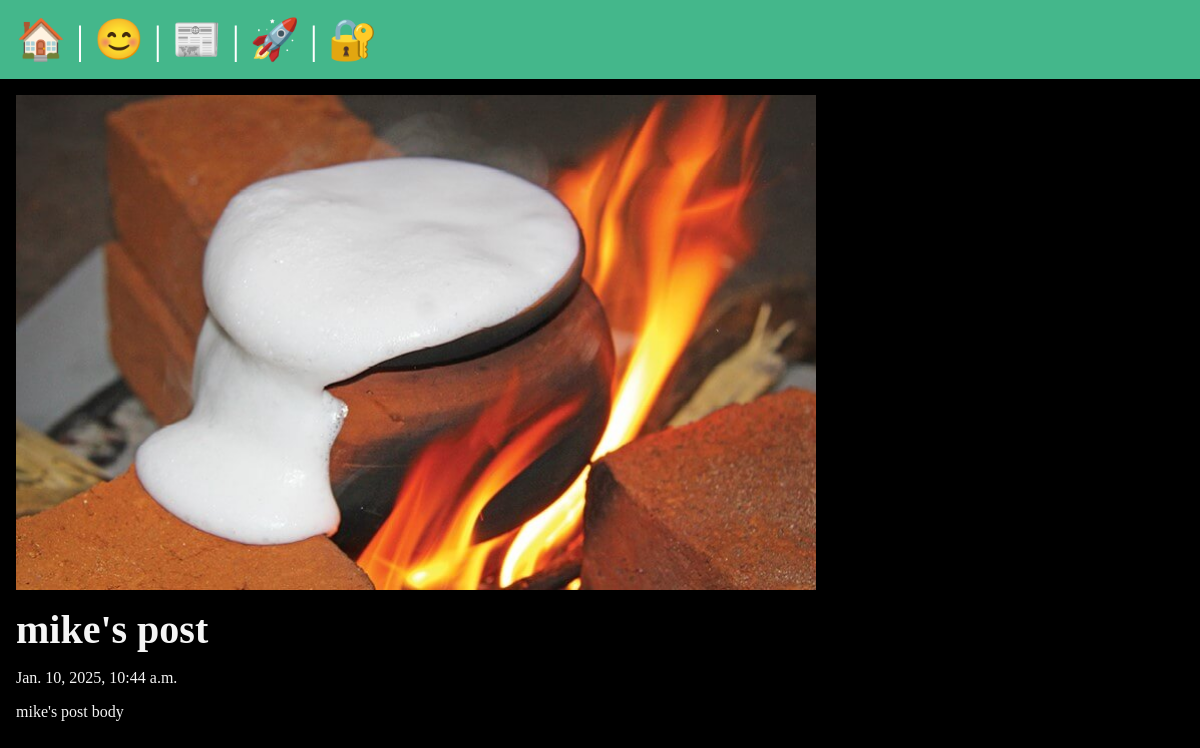
The page /posts/mikes-post on the database its author committed.
### posts/models.py (models this page shows, shortened)
class Post(models.Model):
    title = models.CharField(max_length=75)
    body = models.TextField()
    slug = models.SlugField()
    date = models.DateTimeField(auto_now_add=True)
    banner = models.ImageField(default='fallback.png', blank=True)
    author = models.ForeignKey(User, on_delete=models.CASCADE, default=None)

### posts/views.py (the view)
def post_page(request, slug):
    post = Post.objects.get(slug=slug)
    return render(request, 'posts/post_page.html', { 'post': post })

### posts/templates/posts/post_page.html (shortened to what this page needs)
{% extends 'layout.html' %}
{% block content %}
    <section>
        <img
            class="banner"
            src="{{ post.banner.url }}"
            alt="{{ post.title }}"
        />
        <h1>{{post.title}}</h1>
        <p>{{post.date}}</p>
        <p>{{post.body}}</p>
    </section>
{% endblock %}

### static/css/style.css (style rules this page uses)
* { margin: 0; padding: 0; box-sizing: border-box; }
body { min-height: 100vh; background-color: black; color: whitesmoke; font-size: 3rem; }
section { display: flex; flex-flow: column; gap: 1rem; }
h1, h2 { font-size: 2.5rem; }
p { font-size: 1rem; }
.banner { display: block; width: 100%; max-width: 800px; }

### rows shown on the page
Post: banner (picture), title "mike's post", date "Jan. 10, 2025, 10:44 a.m.", body "mike's post body"
